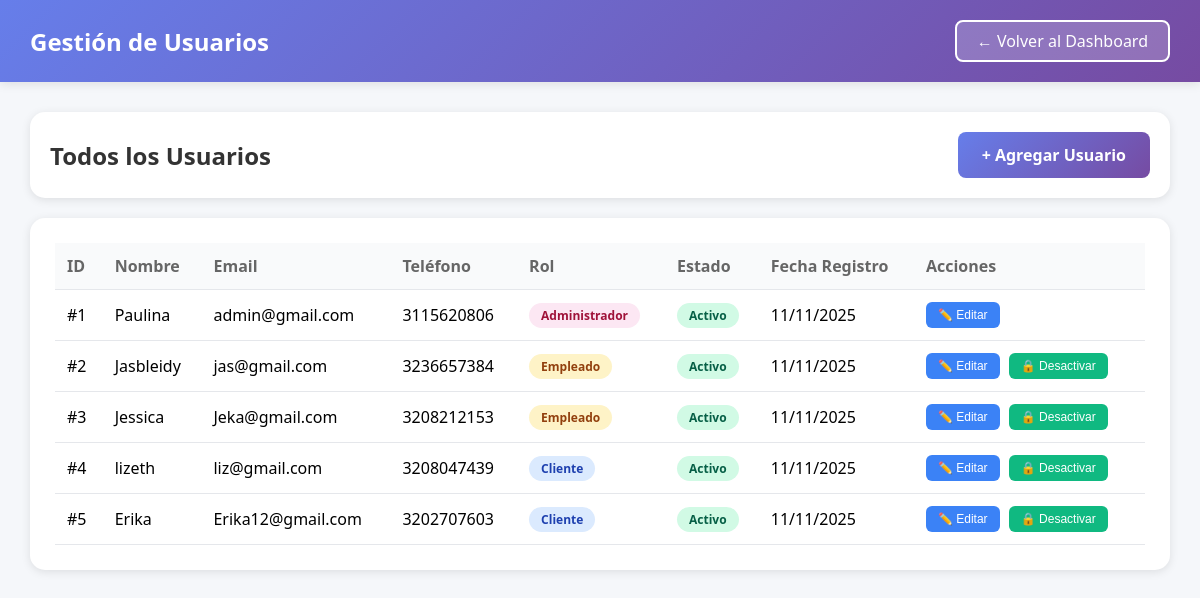
The app's page /pages/admin/usuarios.php (signed in) with its own data.
### tables this page shows
CREATE TABLE `usuarios` (
  `id` int(11) NOT NULL,
  `nombre` varchar(100) NOT NULL,
  `email` varchar(100) NOT NULL,
  `password` varchar(255) NOT NULL,
  `telefono` varchar(20) DEFAULT NULL,
  `rol` enum('Cliente','Empleado','Administrador') NOT NULL DEFAULT 'Cliente',
  `fecha_registro` timestamp NULL DEFAULT current_timestamp(),
  `activo` tinyint(1) DEFAULT 1
);

### pages/admin/usuarios.php (the view, shortened to what this page needs)
<?php
$database = new Database();
$db = $database->getConnection();
$query = "SELECT * FROM usuarios ORDER BY fecha_registro DESC";
$stmt = $db->query($query);
$usuarios = $stmt->fetchAll();
?>
<!DOCTYPE html>
<html lang="es">
<head>
</head>
<body>
    <div class="header">
        <div class="header-content">
            <h1>Gestión de Usuarios</h1>
            <a href="dashboard.php" class="btn-back">← Volver al Dashboard</a>
        </div>
    </div>
    <div class="container">
        <div class="actions-bar">
            <h2 style="color: #333;">Todos los Usuarios</h2>
            <a href="agregar_usuario.php" class="btn-primary">+ Agregar Usuario</a>
        </div>
        <div class="users-table">
            <table>
                <thead>
                    <tr>
                        <th>ID</th>
                        <th>Nombre</th>
                        <th>Email</th>
                        <th>Teléfono</th>
                        <th>Rol</th>
                        <th>Estado</th>
                        <th>Fecha Registro</th>
                        <th>Acciones</th>
                    </tr>
                </thead>
                <tbody>
                    <?php foreach ($usuarios as $usuario): ?>
                        <tr>
                            <td>#<?php echo $usuario['id']; ?></td>
                            <td><?php echo htmlspecialchars($usuario['nombre']); ?></td>
                            <td><?php echo htmlspecialchars($usuario['email']); ?></td>
                            <td><?php echo htmlspecialchars($usuario['telefono'] ?? 'N/A'); ?></td>
                            <td>
                                <span class="badge badge-<?php echo strtolower($usuario['rol']); ?>">
                                    <?php echo $usuario['rol']; ?>
                                </span>
                            </td>
                            <td>
                                <span class="badge badge-<?php echo $usuario['activo'] ? 'activo' : 'inactivo'; ?>">
                                    <?php echo $usuario['activo'] ? 'Activo' : 'Inactivo'; ?>
                                </span>
                            </td>
                            <td><?php echo date('d/m/Y', strtotime($usuario['fecha_registro'])); ?></td>
                            <td>
                                <button class="btn-action btn-edit" onclick="editarUsuario(<?php echo $usuario['id']; ?>)">
                                    ✏️ Editar
                                </button>
                                <?php if ($usuario['id'] != $_SESSION['usuario_id']): ?>
                                    <button class="btn-action btn-toggle <?php echo $usuario['activo'] ? '' : 'inactive'; ?>"
                                            onclick="toggleEstado(<?php echo $usuario['id']; ?>, <?php echo $usuario['activo']; ?>)">
                                        <?php echo $usuario['activo'] ? '🔒 Desactivar' : 'Activar'; ?>
                                    </button>
                                <?php endif; ?>
                            </td>
                        </tr>
                    <?php endforeach; ?>
                </tbody>
            </table>
        </div>
    </div>
</body>
</html>

### pages/admin/usuarios.php (style rules this page uses)
* { margin: 0; padding: 0; box-sizing: border-box; }
body { font-family: 'Segoe UI', Tahoma, Geneva, Verdana, sans-serif; background: #f5f7fa; }
.header { background: linear-gradient(135deg, #667eea 0%, #764ba2 100%); color: white; padding: 20px 30px; box-shadow: 0 2px 10px rgba(0,0,0,0.1); }
.header-content { max-width: 1400px; margin: 0 auto; display: flex; justify-content: space-between; align-items: center; }
.header h1 { font-size: 24px; }
.btn-back { background: rgba(255,255,255,0.2); color: white; padding: 8px 20px; border: 2px solid white; border-radius: 8px; text-decoration: none; font-weight: 500; transition: all 0.3s; }
.container { max-width: 1400px; margin: 30px auto; padding: 0 30px; }
.actions-bar { background: white; padding: 20px; border-radius: 15px; box-shadow: 0 2px 10px rgba(0,0,0,0.1); margin-bottom: 20px; display: flex; justify-content: space-between; align-items: center; }
.btn-primary { background: linear-gradient(135deg, #667eea 0%, #764ba2 100%); color: white; padding: 12px 24px; border: none; border-radius: 8px; text-decoration: none; font-weight: 600; cursor: pointer; transition: all 0.3s; }
.users-table { background: white; padding: 25px; border-radius: 15px; box-shadow: 0 2px 10px rgba(0,0,0,0.1); }
table { width: 100%; border-collapse: collapse; }
th, td { padding: 12px; text-align: left; border-bottom: 1px solid #e5e7eb; }
th { background: #f9fafb; font-weight: 600; color: #666; }
.badge { display: inline-block; padding: 4px 12px; border-radius: 20px; font-size: 12px; font-weight: 600; }
.badge-cliente { background: #dbeafe; color: #1e40af; }
.badge-empleado { background: #fef3c7; color: #92400e; }
.badge-administrador { background: #fce7f3; color: #9f1239; }
.badge-activo { background: #d1fae5; color: #065f46; }
.btn-action { padding: 6px 12px; border: none; border-radius: 6px; cursor: pointer; font-size: 12px; font-weight: 500; margin-right: 5px; transition: all 0.3s; }
.btn-edit { background: #3b82f6; color: white; }
.btn-toggle { background: #10b981; color: white; }

### records on screen
usuarios: id "1", nombre "Paulina", email "admin@gmail.com", telefono "3115620806", rol "Administrador", activo "Activo", fecha_registro "11/11/2025"
usuarios: id "2", nombre "Jasbleidy", email "jas@gmail.com", telefono "3236657384", rol "Empleado", activo "Activo", fecha_registro "11/11/2025"
usuarios: id "3", nombre "Jessica", email "Jeka@gmail.com", telefono "3208212153", rol "Empleado", activo "Activo", fecha_registro "11/11/2025"
usuarios: id "4", nombre "lizeth", email "liz@gmail.com", telefono "3208047439", rol "Cliente", activo "Activo", fecha_registro "11/11/2025"
usuarios: id "5", nombre "Erika", email "Erika12@gmail.com", telefono "3202707603", rol "Cliente", activo "Activo", fecha_registro "11/11/2025"
